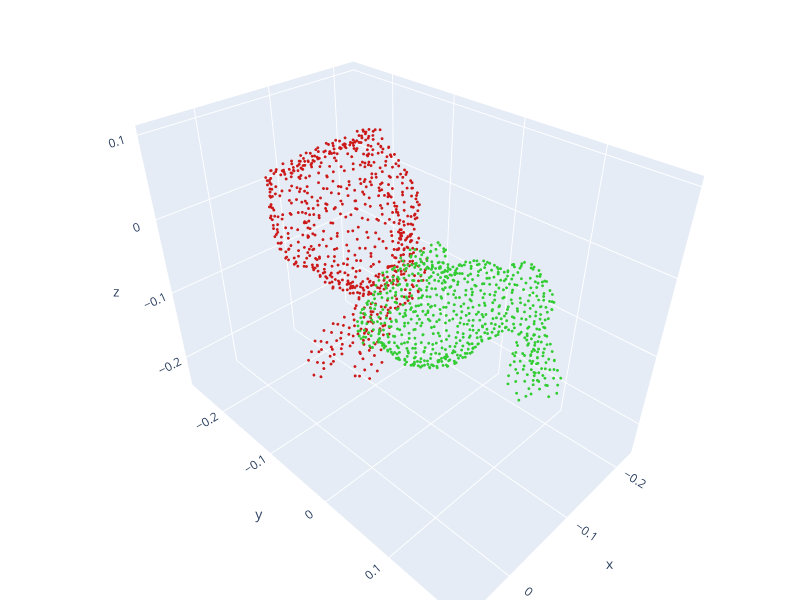

Write notebook code for a chart like this one.
### Markdown cell above
# 🌀 Create Scaled, Rotated & Translated Cloud

### Code cell
def generate_random_transform():
    """🎲 Generate random transformation parameters"""
    return {
        'scale': np.random.uniform(0.5, 2.0),  # Random scaling factor
        'rotation': random_rotation_matrix(),
        'translation': np.random.uniform(-0.5, 0.5, size=3)
    }

def random_rotation_matrix():
    """🌀 Generate random 3D rotation matrix"""
    theta = np.random.uniform(0, 2*np.pi)  # Random angle
    axis = np.random.randn(3)  # Random rotation axis
    axis /= np.linalg.norm(axis)
    return o3d.geometry.get_rotation_matrix_from_axis_angle(axis * theta)

# 🔄 Apply composite transformation
transform_params = generate_random_transform()
S = np.diag([transform_params['scale']]*3)  # Scaling matrix
R = transform_params['rotation']
t = transform_params['translation']

transformed_points = (R @ S @ original_points.T).T + t

# 🔴 Create transformed point cloud
transformed_pcd = o3d.geometry.PointCloud()
transformed_pcd.points = o3d.utility.Vector3dVector(transformed_points)
transformed_pcd.paint_uniform_color([0.8, 0.1, 0.1])  # Crimson red

# 📊 Visualize transformation
o3d.visualization.draw_plotly([original_pcd, transformed_pcd],
                                 window_name="Original vs Transformed",
                                 width=800, height=600)

### Figure 1 — Plotly figure (JSON) as saved in the notebook; plotly's stock layout.template omitted (floating-point values rounded to 4 significant figures; data arrays with more than 128 entries replaced by an {"elided": "..."} marker saying what was removed)
{"data": [{"marker": {"color": {"elided": "750x3 float values"}, "size": 1}, "mode": "markers", "type": "scatter3d", "x": {"elided": "750 float values"}, "y": {"elided": "750 float values"}, "z": {"elided": "750 float values"}}, {"marker": {"color": {"elided": "750x3 float values"}, "size": 1}, "mode": "markers", "type": "scatter3d", "x": {"elided": "750 float values"}, "y": {"elided": "750 float values"}, "z": {"elided": "750 float values"}}], "layout": {"height": 600, "margin": {"b": 0, "l": 0, "r": 0, "t": 0}, "scene": {"camera": {"center": {"x": 0, "y": 0, "z": 0}, "up": {"x": 0, "y": 0, "z": 1}}}, "showlegend": false, "width": 800}}
